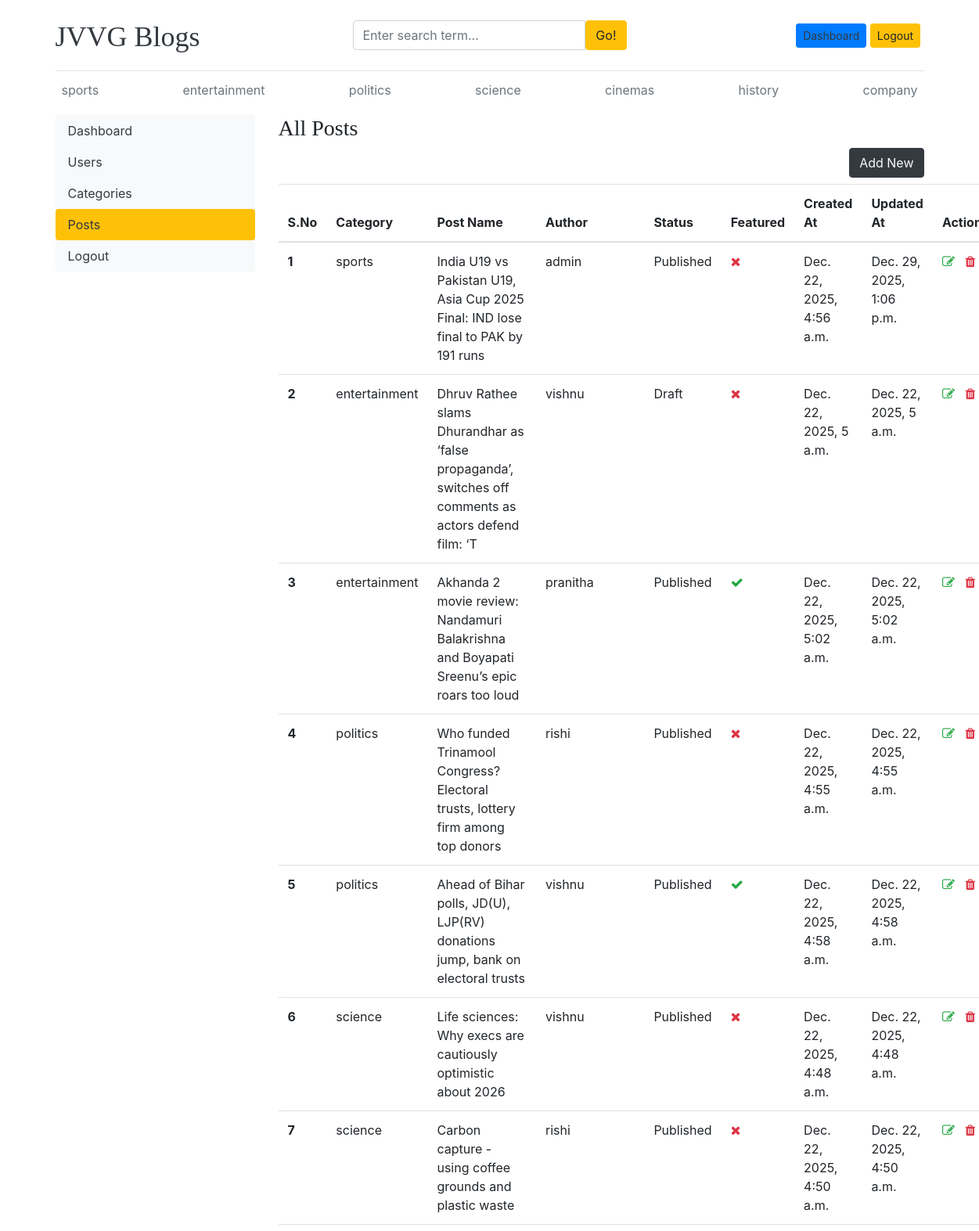
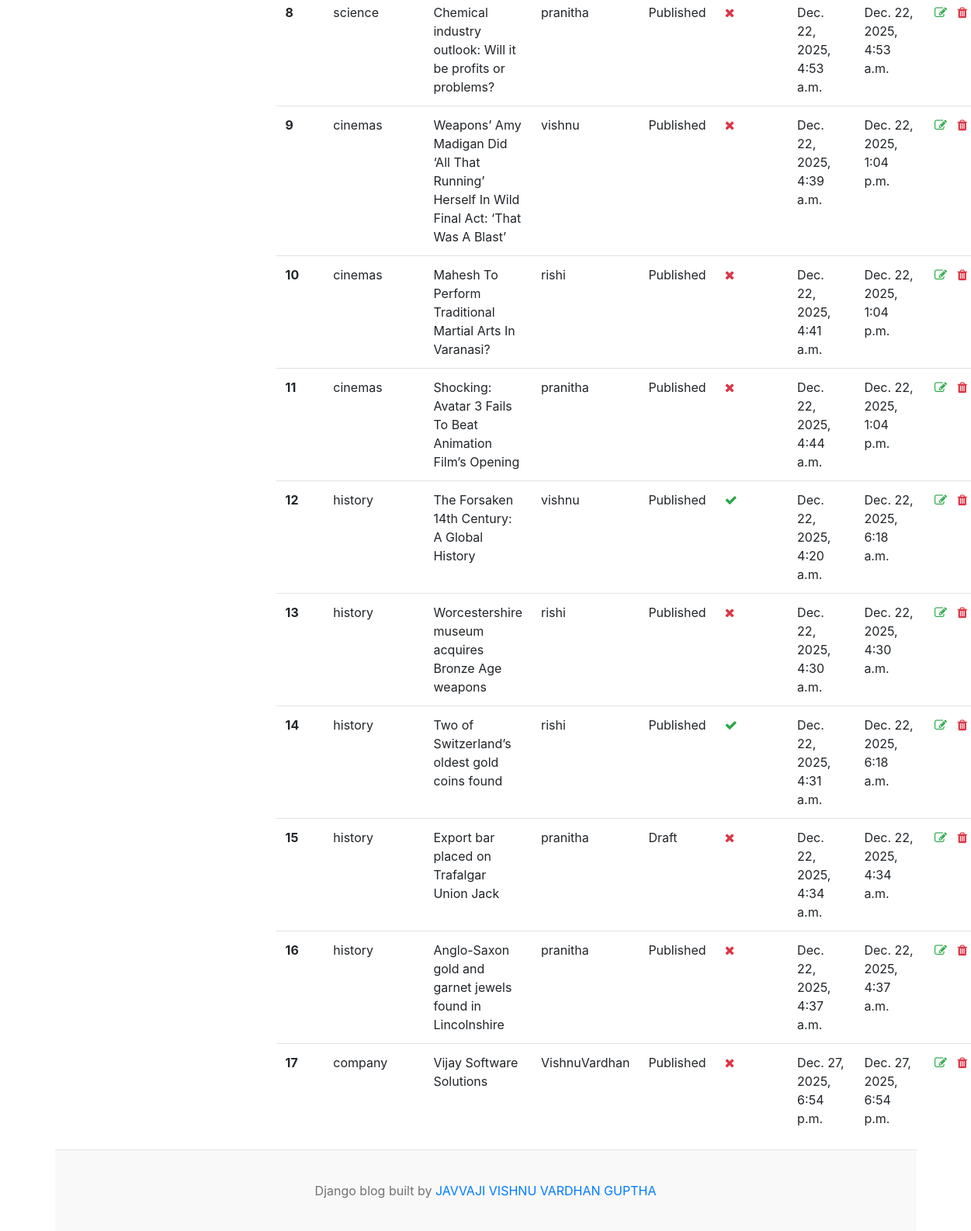
The page /dashboard/posts/ (signed in) on the database its author committed (2 pictures, top to bottom).
### blogs/models.py (models this page shows)
class Category(models.Model) :
    category_name = models.CharField(max_length=50, unique=True)
    author = models.ForeignKey(User, on_delete=models.CASCADE)
    created_at = models.DateTimeField(auto_now_add=True)
    updated_at = models.DateTimeField(auto_now=True)
    class Meta :
        verbose_name_plural = 'categories'
    def __str__(self):
        return self.category_name

class Blog(models.Model) :
    title = models.CharField(max_length=100)
    slug = models.SlugField(max_length=150, unique=True, blank=True)
    category = models.ForeignKey(Category, on_delete=models.CASCADE)
    author = models.ForeignKey(User, on_delete=models.CASCADE)
    featured_image = models.ImageField(upload_to='uploads/%Y/%m/%d')
    short_description = models.TextField(max_length=500)
    blog_body = models.TextField(max_length=2000)
    status = models.CharField(max_length=20, choices=STATUS_CHOICES, default="Draft")
    is_featured = models.BooleanField(default=False)
    created_at = models.DateTimeField(auto_now_add=True)
    updated_at = models.DateTimeField(auto_now=True)
    def __str__(self):
        return self.title

### dashboards/views.py (the view)
# urls.py: path('posts/', views.posts, name='posts'),
@login_required(login_url='login')
def posts(request) :
    if not request.user.has_perm('blogs.view_blog') :
        messages.warning(request, "You do not have permission to access dashboard.")
        return redirect('home')
    if request.user.groups.filter(name='Editor') :
        posts = Blog.objects.filter(author_id=request.user.id)
    else :
        posts = Blog.objects.order_by('category')
    context = {
        'posts' : posts,
    }
    return render(request, 'dashboards/posts.html', context)

### blogs/context_processors.py (called while the page is built)
def get_categories(request) :
    categories = Category.objects.all()
    return dict(categories=categories)

def get_social_links(request) :
    links = SocialMediaLink.objects.all()
    return dict(links=links)

def get_about(request) :
    about = About.objects.first()
    return dict(about=about)

### templates/dashboards/posts.html (shortened to what this page needs)
{% extends 'base.html' %}
{% block content %}
    <div class="row">
        {% include 'dashboards/sidebar.html' %}
        <div class="col-md-9">
            <h3>All Posts</h3>
            <a href="{% url 'add_post' %}" class="btn btn-dark text-light float-right mb-2">Add New</a>
        {% if posts %}
            <table class="table table-hover">
                <thead>
                    <tr>
                    <th scope="col">S.No</th>
                    <th scope="col">Category</th>
                    <th scope="col">Post Name</th>
                    <th scope="col">Author</th>
                    <th scope="col">Status</th>
                    <th scope="col">Featured</th>
                    <th scope="col">Created At</th>
                    <th scope="col">Updated At</th>
                    <th scope="col">Action</th>
                    </tr>
                </thead>
                <tbody>
                    {% for post in posts %}
                    <tr>
                    <th scope="row">{{ forloop.counter }}</th>
                    <td>{{ post.category }}</td>
                    <td>{{ post }}</td>
                    <td>{{ post.author }}</td>
                    <td>{{ post.status }}</td>
                    <td>{% if post.is_featured %} <i class="fa fa-check text-success"></i> {% else %} <i class="fa fa-times text-danger"></i> {% endif %}</td>
                    <td>{{ post.created_at }}</td>
                    <td>{{ post.updated_at }}</td>
                    <td>
                        <a href="{% url 'edit_post' post.id %}"><i class="fa fa-edit text-success"></i></a>
                        <a href="{% url 'delete_post' post.id %}"><i class="fa fa-trash text-danger"></i></a>
                    </td>
                    </tr>
                    {% endfor %}
                </tbody>
                </table>
        {% else %}
            <h3>No posts found, Add your first post!!!</h3>
        {% endif %}
        </div>
    </div>
{% endblock %}

### templates/base.html (shortened to what this page needs)
{% load static %}
<!DOCTYPE html>
<html lang="en">
<head>
    <link href="https://getbootstrap.com/docs/4.0/dist/css/bootstrap.min.css" rel="stylesheet">
    <link href="{% static 'css/blog.css' %}" rel="stylesheet">
    <link rel="stylesheet" href="https://cdnjs.cloudflare.com/ajax/libs/font-awesome/4.7.0/css/font-awesome.min.css">
</head>
<body>
    <div class="container">
      <header class="blog-header py-3">
        <div class="row flex-nowrap justify-content-between align-items-center">
          <div class="col-4 pt-1">
            <a class="blog-header-logo text-dark" href="{% url 'home' %}">JVVG Blogs</a>
          </div>
          <div class="col-4">
            <form action="{% url 'search' %}" method="get">
              <div class="input-group">
                <input class="form-control" type="text" name="keyword" value="{{keyword}}" placeholder="Enter search term..." aria-label="Enter search term..." aria-describedby="button-search" />
                <button class="btn btn-warning" id="button-search" type="submit">Go!</button>
              </div>
            </form>
          </div>
          <div class="col-4 d-flex justify-content-end align-items-center">
            {% if not user.is_authenticated %}
              <a class="btn btn-sm btn-warning" href="{% url 'login' %}">Login</a> &nbsp;
              <a class="btn btn-sm btn-outline-secondary" href="{% url 'register' %}">Register</a>
            {% else %}
              {% if request.user.is_superuser or request.user.is_staff %}
              <span><a href="{% url 'dashboard' %}" class="text-dark btn btn-sm btn-primary">Dashboard</a></span>
              {% endif %}
              <a class="btn btn-sm btn-warning" href="{% url 'logout' %}">Logout</a> &nbsp;
            {% endif %}
          </div>
        </div>
      </header>
      <div class="nav-scroller py-1 mb-2">
        <nav class="nav d-flex justify-content-between">
          {% for cat in categories %}
            <a class="p-2 text-muted" href="{% url 'posts_by_category' cat.id %}">{{ cat.category_name }}</a>
          {% endfor %}
        </nav>
      </div>
{% block content %}
{% endblock %}
 <footer class="blog-footer">
  <p>Django blog built by <a href="#">JAVVAJI VISHNU VARDHAN GUPTHA</a></p>
</footer>
</body>
</html>

### blog_project/static/css/blog.css (style rules this page uses)
.blog-header { border-bottom: 1px solid #e5e5e5; }
.blog-header-logo { font-family: "Playfair Display", Georgia, "Times New Roman", serif; font-size: 2.25rem; }
h1, h2, h3, h4, h5, h6 { font-family: "Playfair Display", Georgia, "Times New Roman", serif; }
.blog-footer { padding: 2.5rem 0; color: #727272; text-align: center; background-color: #f9f9f9; border-top: .05rem solid #e5e5e5; }
.blog-footer p:last-child { margin-bottom: 0; }

### rows shown on the page
Category: category_name "sports"
Category: category_name "entertainment"
Category: category_name "politics"
Category: category_name "science"
Category: category_name "cinemas"
Category: category_name "history"
Category: category_name "company"
Blog: category "sports", title "India U19 vs Pakistan U19, Asia Cup 2025 Final: IND lose final to PAK by 191 runs", author "admin", status "Published", is_featured False (drawn), created_at "Dec. 22, 2025, 4:56 a.m.", updated_at "Dec. 29, 2025, 1:06 p.m."
Blog: category "entertainment", title "Dhruv Rathee slams Dhurandhar as ‘false propaganda’, switches off comments as actors defend film: ‘T", author "vishnu", status "Draft", is_featured False (drawn), created_at "Dec. 22, 2025, 5 a.m.", updated_at "Dec. 22, 2025, 5 a.m."
Blog: category "entertainment", title "Akhanda 2 movie review: Nandamuri Balakrishna and Boyapati Sreenu’s epic roars too loud", author "pranitha", status "Published", is_featured True (drawn), created_at "Dec. 22, 2025, 5:02 a.m.", updated_at "Dec. 22, 2025, 5:02 a.m."
Blog: category "politics", title "Who funded Trinamool Congress? Electoral trusts, lottery firm among top donors", author "rishi", status "Published", is_featured False (drawn), created_at "Dec. 22, 2025, 4:55 a.m.", updated_at "Dec. 22, 2025, 4:55 a.m."
Blog: category "politics", title "Ahead of Bihar polls, JD(U), LJP(RV) donations jump, bank on electoral trusts", author "vishnu", status "Published", is_featured True (drawn), created_at "Dec. 22, 2025, 4:58 a.m.", updated_at "Dec. 22, 2025, 4:58 a.m."
Blog: category "science", title "Life sciences: Why execs are cautiously optimistic about 2026", author "vishnu", status "Published", is_featured False (drawn), created_at "Dec. 22, 2025, 4:48 a.m.", updated_at "Dec. 22, 2025, 4:48 a.m."
Blog: category "science", title "Carbon capture - using coffee grounds and plastic waste", author "rishi", status "Published", is_featured False (drawn), created_at "Dec. 22, 2025, 4:50 a.m.", updated_at "Dec. 22, 2025, 4:50 a.m."
Blog: category "science", title "Chemical industry outlook: Will it be profits or problems?", author "pranitha", status "Published", is_featured False (drawn), created_at "Dec. 22, 2025, 4:53 a.m.", updated_at "Dec. 22, 2025, 4:53 a.m."
Blog: category "cinemas", title "Weapons’ Amy Madigan Did ‘All That Running’ Herself In Wild Final Act: ‘That Was A Blast’", author "vishnu", status "Published", is_featured False (drawn), created_at "Dec. 22, 2025, 4:39 a.m.", updated_at "Dec. 22, 2025, 1:04 p.m."
Blog: category "cinemas", title "Mahesh To Perform Traditional Martial Arts In Varanasi?", author "rishi", status "Published", is_featured False (drawn), created_at "Dec. 22, 2025, 4:41 a.m.", updated_at "Dec. 22, 2025, 1:04 p.m."
Blog: category "cinemas", title "Shocking: Avatar 3 Fails To Beat Animation Film’s Opening", author "pranitha", status "Published", is_featured False (drawn), created_at "Dec. 22, 2025, 4:44 a.m.", updated_at "Dec. 22, 2025, 1:04 p.m."
Blog: category "history", title "The Forsaken 14th Century: A Global History", author "vishnu", status "Published", is_featured True (drawn), created_at "Dec. 22, 2025, 4:20 a.m.", updated_at "Dec. 22, 2025, 6:18 a.m."
Blog: category "history", title "Worcestershire museum acquires Bronze Age weapons", author "rishi", status "Published", is_featured False (drawn), created_at "Dec. 22, 2025, 4:30 a.m.", updated_at "Dec. 22, 2025, 4:30 a.m."
Blog: category "history", title "Two of Switzerland’s oldest gold coins found", author "rishi", status "Published", is_featured True (drawn), created_at "Dec. 22, 2025, 4:31 a.m.", updated_at "Dec. 22, 2025, 6:18 a.m."
Blog: category "history", title "Export bar placed on Trafalgar Union Jack", author "pranitha", status "Draft", is_featured False (drawn), created_at "Dec. 22, 2025, 4:34 a.m.", updated_at "Dec. 22, 2025, 4:34 a.m."
Blog: category "history", title "Anglo-Saxon gold and garnet jewels found in Lincolnshire", author "pranitha", status "Published", is_featured False (drawn), created_at "Dec. 22, 2025, 4:37 a.m.", updated_at "Dec. 22, 2025, 4:37 a.m."
Blog: category "company", title "Vijay Software Solutions", author "VishnuVardhan", status "Published", is_featured False (drawn), created_at "Dec. 27, 2025, 6:54 p.m.", updated_at "Dec. 27, 2025, 6:54 p.m."
